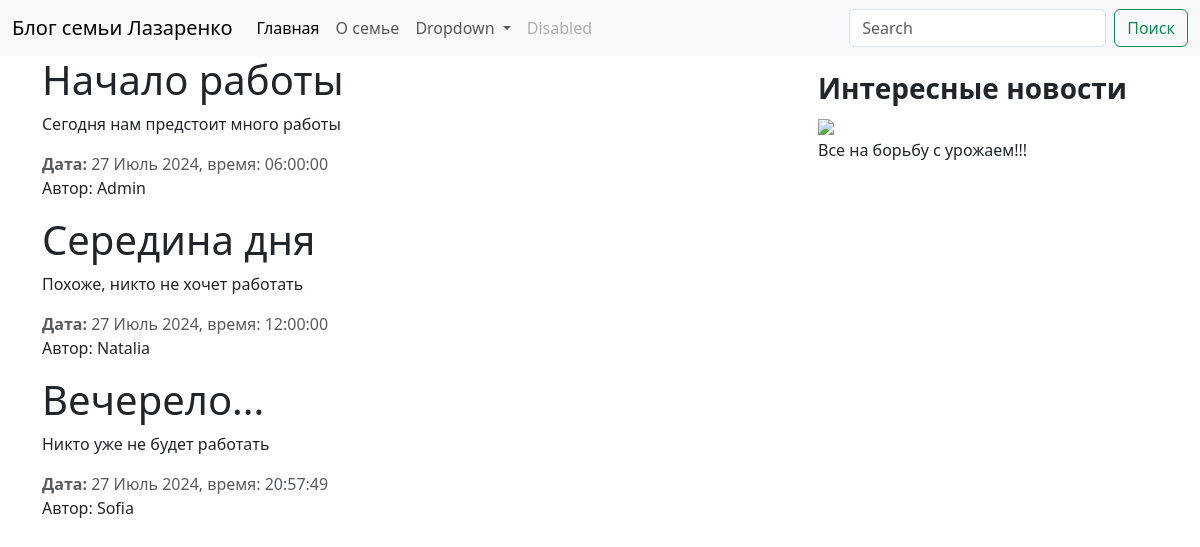
The page / on the database its author committed.
### blog/models.py (models this page shows)
class New(models.Model):
    title = models.CharField(max_length=100)
    text = models.TextField()
    data = models.DateTimeField(default=timezone.now)
    author = models.ForeignKey(User, on_delete=models.CASCADE)

### blog/views.py (the view)
# urls.py: 2. Add a URL to urlpatterns:  path('', views.home, name='home')
def home(request):
    data = {
        'news': New.objects.all(),
        'title': 'Главная страница'
    }
    return render(request, 'blog/home.html', data)

### blog/templates/blog/home.html
{% extends 'blog/main.html' %}
{% block main_section %}
    {% for post in news %}
        <div class="alert-light">
        <h1>{{ post.title }}</h1>
        <p>{{ post.text }}</p>
        <span class="text-muted"><b>Дата:</b> {{ post.data|date:'j F Y, время: H:i:s' }}</span>
        {% if post.author == 'Максим' %}
            <p>Автор: Админ</p>
        {% else %}
            <p>Автор: {{ post.author }}</p>
        {% endif %}
        </div>
    {% endfor %}
{% endblock main_section %}

### blog/templates/blog/main.html (shortened to what this page needs)
<!doctype html>
<html lang="en">
{% load static %}
    <head>
        <link rel="stylesheet" href="https://cdn.jsdelivr.net/npm/bootstrap@5.3.2/dist/css/bootstrap.min.css">
    </head>
    <body>
    <nav class="navbar navbar-expand-lg bg-body-tertiary">
  <div class="container-fluid">
    <a class="navbar-brand" href="/">Блог семьи Лазаренко</a>
    <div class="collapse navbar-collapse" id="navbarSupportedContent">
      <ul class="navbar-nav me-auto mb-2 mb-lg-0">
        <li class="nav-item">
          <a class="nav-link active" aria-current="page" href="/">Главная</a>
        </li>
        <li class="nav-item">
          <a class="nav-link" href="/contacts">О семье</a>
        </li>
        <li class="nav-item dropdown">
          <a class="nav-link dropdown-toggle" href="#" role="button" data-bs-toggle="dropdown" aria-expanded="false">
            Dropdown
          </a>
        </li>
        <li class="nav-item">
          <a class="nav-link disabled" aria-disabled="true">Disabled</a>
        </li>
      </ul>
      <form class="d-flex" role="search">
        <input class="form-control me-2" type="search" placeholder="Search" aria-label="Search">
        <button class="btn btn-outline-success" type="submit">Поиск</button>
      </form>
    </div>
  </div>
</nav>
    <main class="container">
        <div class="row">
            <div class="col-md-8">
                {% block main_section %}
                {% endblock %}
            </div>
                <aside class="col-md-4">
                    <div class="p-3">
                        <h3><b>Интересные новости</b></h3>
                        <img src="https://express-china.ru/upload/iblock/fa8/37902.jpg" height="400">
                        <p>Все на борьбу с урожаем!!!</p>
                    </div>
                </aside>
            </div>
        </main>
    </body>
</html>

### rows shown on the page
New: title "Начало работы", text "Сегодня нам предстоит много работы", data "27 Июль 2024, время: 06:00:00", author "Admin"
New: title "Середина дня", text "Похоже, никто не хочет работать", data "27 Июль 2024, время: 12:00:00", author "Natalia"
New: title "Вечерело...", text "Никто уже не будет работать", data "27 Июль 2024, время: 20:57:49", author "Sofia"
